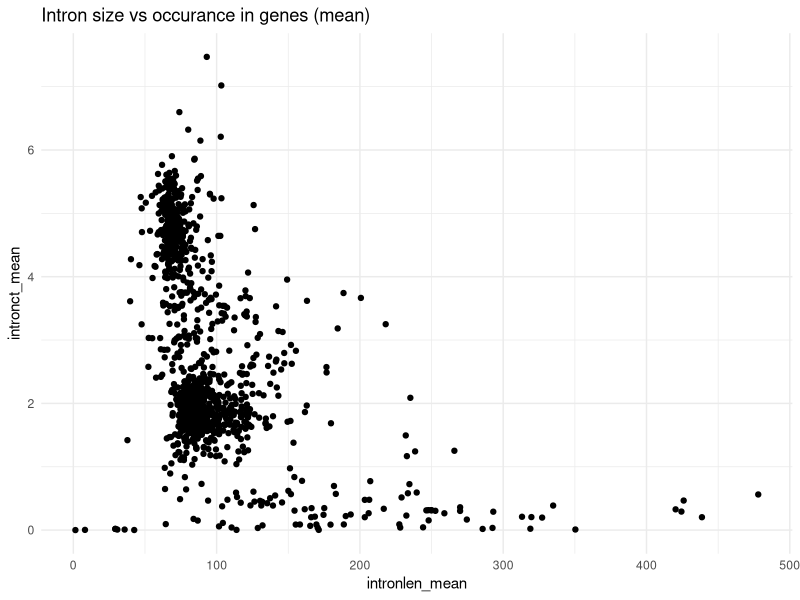
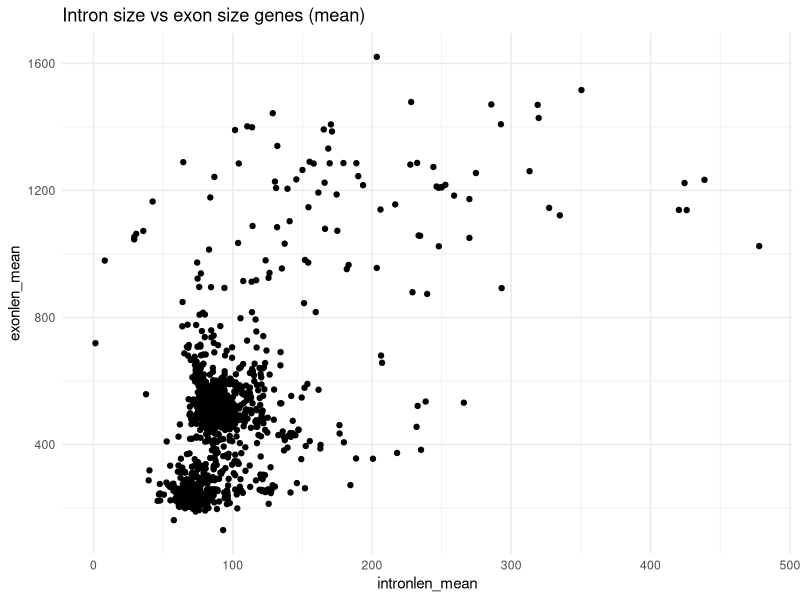
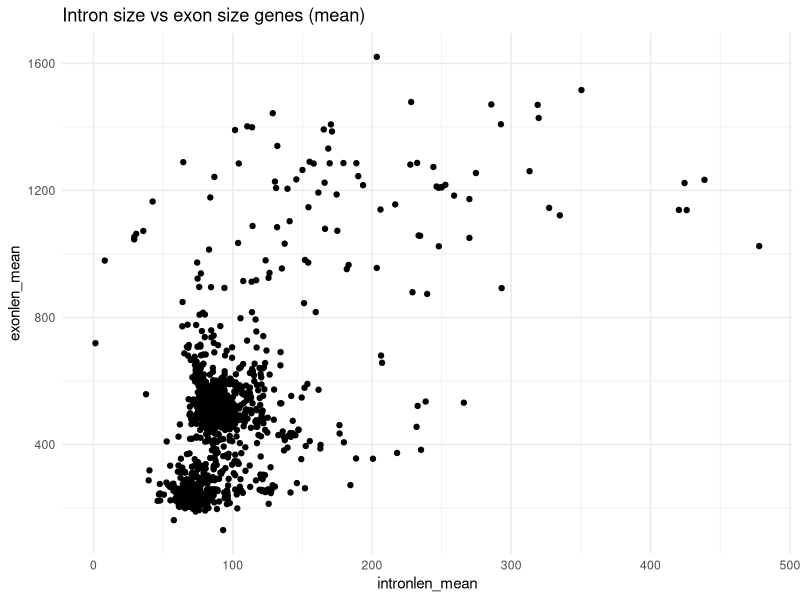
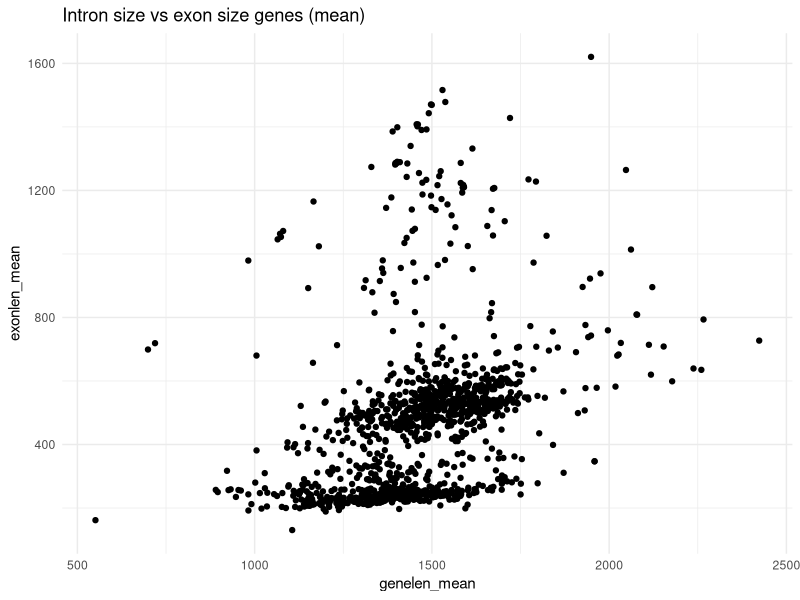
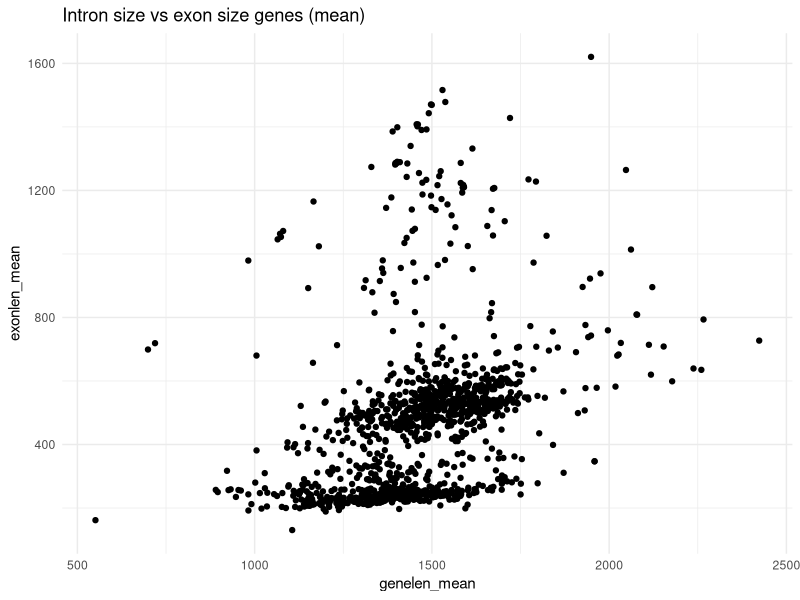

Write R code to recreate these figures, in order. (Note: this script raises an error after producing the figures.)
library(ggplot2)
library(gridExtra)
library(dplyr)
library(RColorBrewer)

sumstats = read.csv("sumstats_jgi.csv",header=TRUE,stringsAsFactors=TRUE)
pdf(sprintf("%s/%s","plots","summary_stats.pdf"),onefile=TRUE)

p <- ggplot(sumstats, aes(x=intronlen_mean,y=intronct_mean)) + geom_point() + 
  theme_minimal() + ggtitle("Intron size vs occurance in genes (mean)") +
    scale_color_brewer(palette="Set1") + theme(legend.position="none")
print(p)

p <- ggplot(sumstats, aes(x=intronlen_mean,y=exonlen_mean)) + geom_point() + 
  theme_minimal() + ggtitle("Intron size vs exon size genes (mean)") +
    scale_color_brewer(palette="Set1") + theme(legend.position="none")
print(p)


p <- ggplot(sumstats, aes(x=intronlen_mean,y=exonlen_mean)) + geom_point() + 
  theme_minimal() + ggtitle("Intron size vs exon size genes (mean)") +
    scale_color_brewer(palette="Set1") + theme(legend.position="none")
print(p)

p <- ggplot(sumstats, aes(x=genelen_mean,y=exonlen_mean)) + geom_point() + 
  theme_minimal() + ggtitle("Intron size vs exon size genes (mean)") +
    scale_color_brewer(palette="Set1") + theme(legend.position="none")
print(p)

pdf(sprintf("%s/%s","plots","genome_sizes.pdf"),onefile=TRUE)

p <- ggplot(sumstats, aes(x=genome_size / 1000000 ,y=genect)) + geom_point() + 
  theme_minimal() + ggtitle("Fungal Genome size vs Gene Count") +
  		  xlab("Genome size (Mb)") + ylab("Gene count") +
    scale_color_brewer(palette="Set1") + theme(legend.position="none") + 
print(p)
